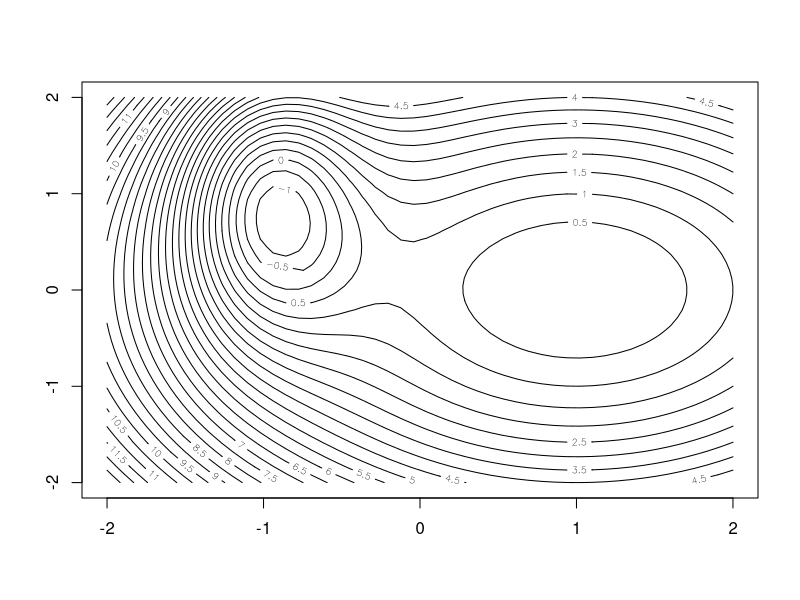
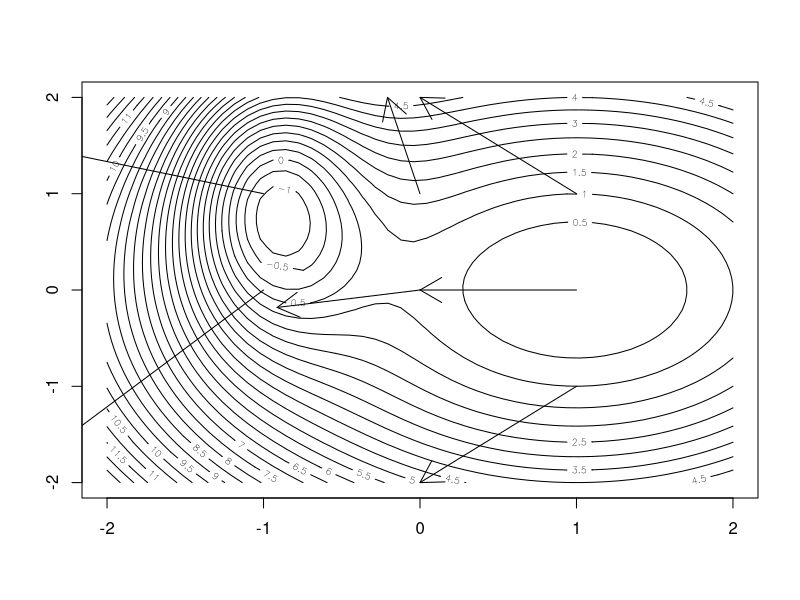
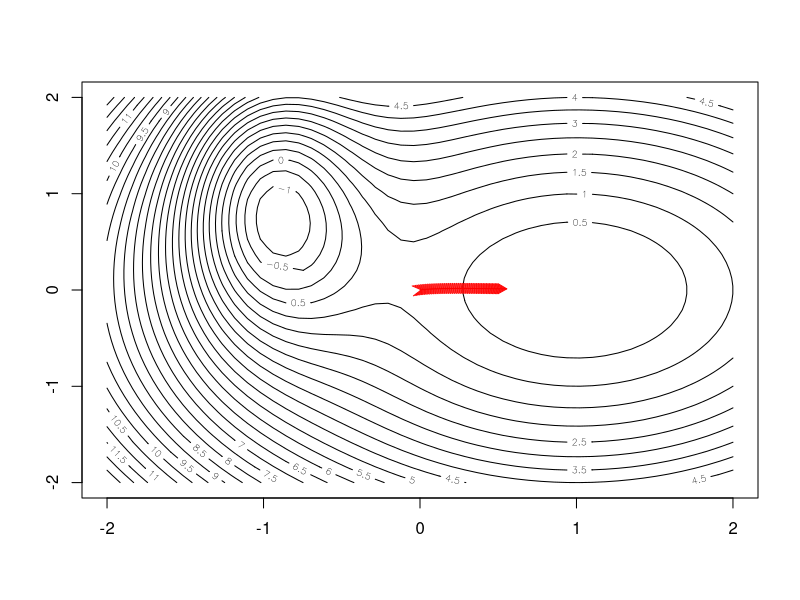

Write the R code that produced these figures, in order.
## ---- chunk 1
personal_number <- 180
## ---- chunk 2
g2 = function (x) exp(-x)/(1+x^2)
h2 = function (x) 1 - x
set.seed(007)
u = runif(10000)

cor(g2(u), h2(u))
A = -cov(g2(u),h2(u))/var(h2(u)) ;A
u = runif(100000)

mean(g2(u))
mean(g2(u) + A*(h2(u) - 0.5))

v1=var(g2(u)) ; v1
v2 = var(g2(u) + A*(h2(u) - 0.5)); v2

(v1-v2)/v1
## ---- chunk 3
g2 = function (x) exp(-x)/(1+x^2)
h2 = function (x) 1 - x
set.seed(personal_number)
u = runif(10000)

cor(g2(u), h2(u))
A = -cov(g2(u),h2(u))/var(h2(u)) ;A
u = runif(100000)

mean(g2(u))
mean(g2(u) + A*(h2(u) - 0.5))

v1=var(g2(u)) ; v1
v2 = var(g2(u) + A*(h2(u) - 0.5)); v2

(v1-v2)/v1

# Now for f3

h3 = function (x) 1 - (0.9*x)
set.seed(180)
u = runif(10000)

cor(g2(u), h3(u))
A = -cov(g2(u),h3(u))/var(h3(u)) ;A
u = runif(100000)

mean(g2(u))
mean(g2(u) + A*(h3(u) - 0.5))

v1=var(g2(u)) ; v1
v2 = var(g2(u) + A*(h3(u) - 0.5)); v2

(v1-v2)/v1
## ---- chunk 4
set.seed(personal_number)
n <- 10000
sum(rnorm(n) > 4.5)
sum(rnorm(n) > 4.5)
sum(rnorm(n) > 4.5)
sum(rnorm(n) > 4.5)
n <- 100000
sum(rnorm(n) > 4.5)
n <- 1000000
sum(rnorm(n) > 4.5)
## ---- chunk 5
# Define the grid
x = seq(-2, 2, len = 50)
y = x
xy = expand.grid(x, y)

e = -6*exp(-(3*xy[,1]^2 + 0.5*xy[,2]^2 + 6*xy[,1] - xy[,2] + 3.5))
p = xy[,1]^2 + xy[,2]^2 -2*xy[,1] + 1
z = matrix(e + p, nrow=length(x), ncol=length(y))

contour(x, y, z, nlevels = 50)
## ---- chunk 6
d_x = function(x, y) {
  exp_term <- exp(-(3*x^2 + 0.5*y^2 + 6*x - y + 3.5))
  return((6 * exp_term) * (6*x + 6) + 2*x - 2)
}

d_y = function(x, y) {
  exp_term <- exp(-(3*x^2 + 0.5*y^2 + 6*x - y + 3.5))
  return((6 * exp_term) * (y - 1) + 2*y)
}

contour(x, y, z, nlevels = 50)
arrows(0,0,d_x(0,0),d_y(0,0))
arrows(1,1,d_x(1,1),d_y(1,1))
arrows(-1,0,d_x(-1,0),d_y(-1,0))
arrows(1,0,d_x(1,0),d_y(1,0))
arrows(0,1,d_x(0,1),d_y(0,1))
arrows(1,-1,d_x(1,-1),d_y(1,-1))
arrows(-1,1,d_x(-1,1),d_y(-1,1))
## ---- chunk 7
f = function(x,y) {
  exp_t = 6*exp(-(3*x^2 + 0.5*y^2 + 6*x -y +3.5))
  return(-exp_t + x^2 + y^2 -2*x + 1)
}
gradient = function(x,y) {
  return(c(d_x(x, y), d_y(x, y)))
}

steps <- list(c(0,0))

for (i in 1:50) {
  steps[[i + 1]] = steps[[i]] - 0.01 * gradient(steps[[i]][1], steps[[i]][2])
}

contour(x, y, z, nlevels = 50)
for (i in 1:(length(steps) - 1)) {
  arrows(steps[[i]][1], steps[[i]][2], steps[[i + 1]][1], steps[[i + 1]][2], col = "red", length = 0.1)
}
